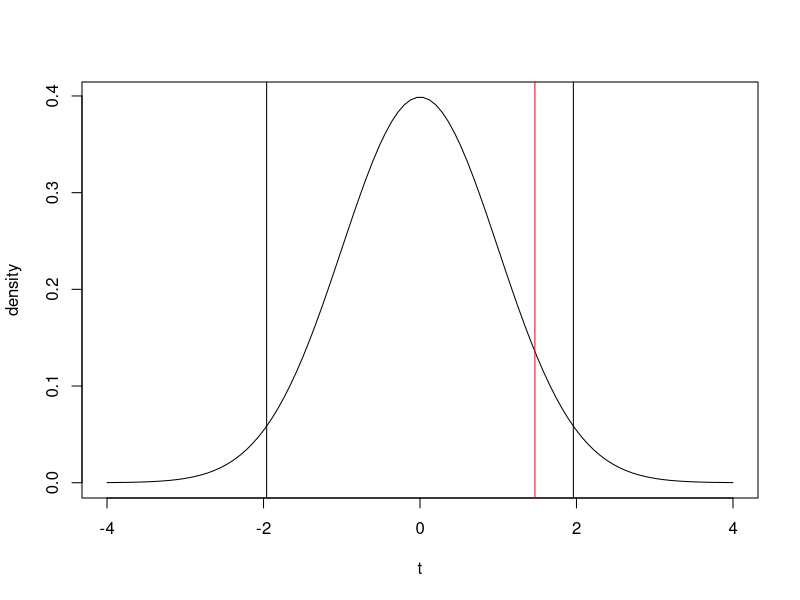
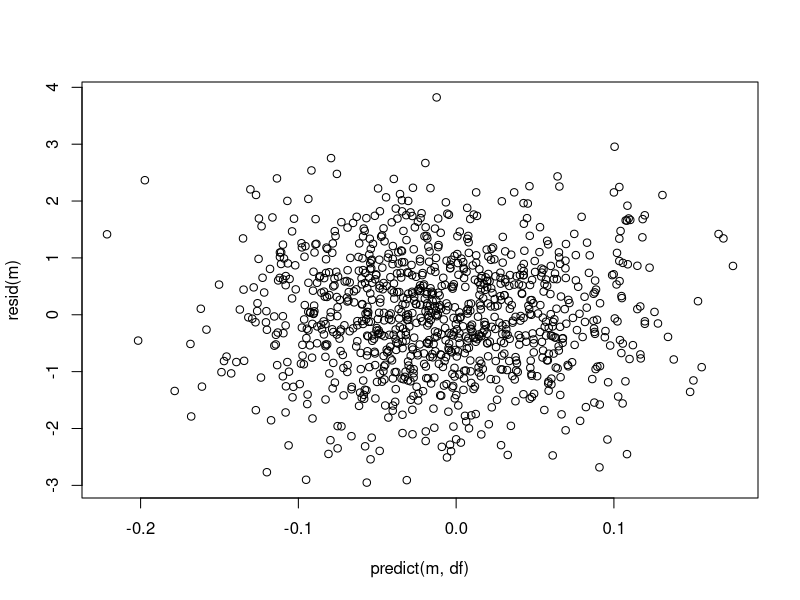
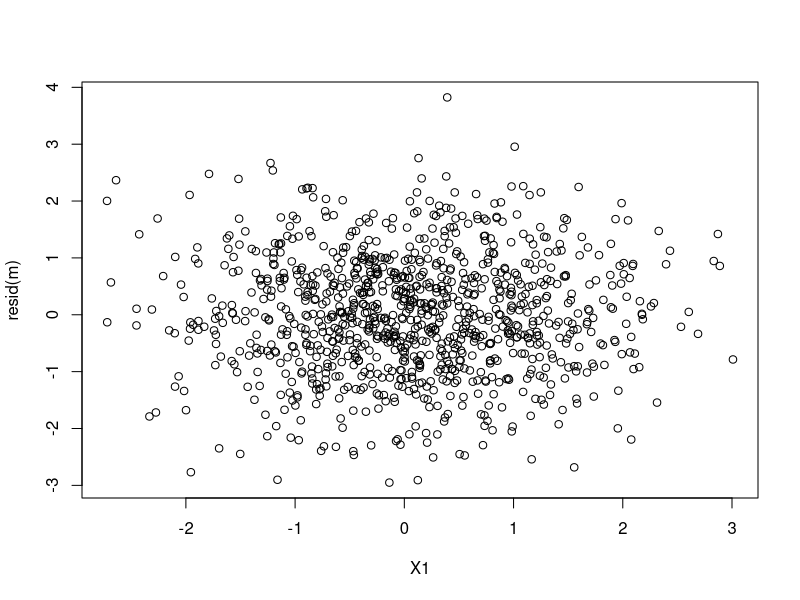
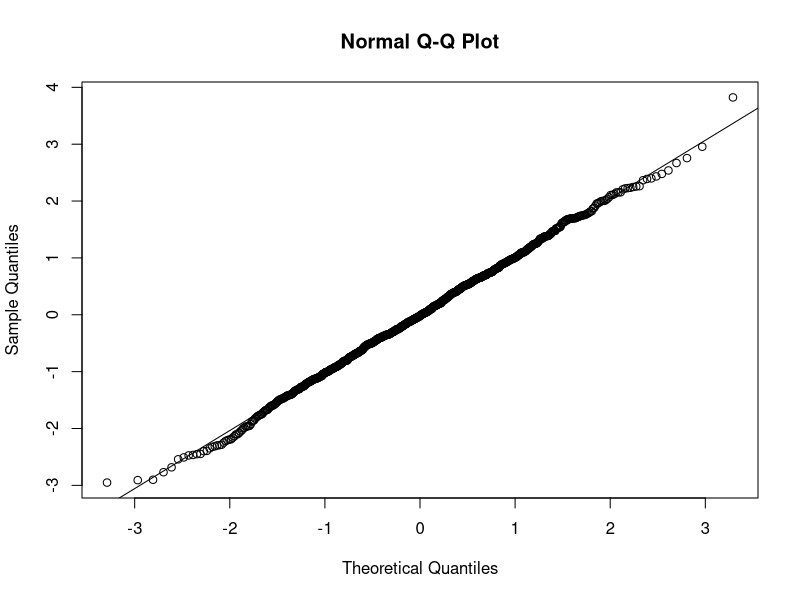
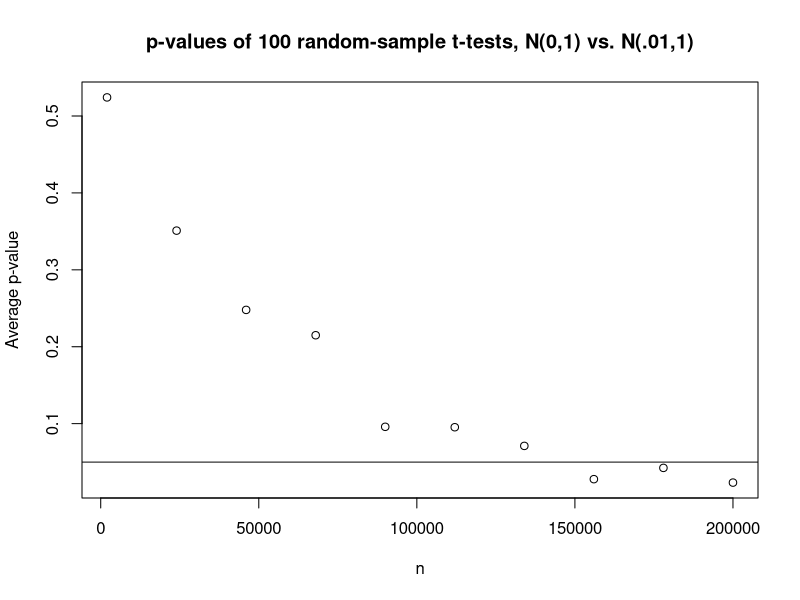

R code for these plots, in order:
## ---- chunk 1
knitr::opts_chunk$set(echo = TRUE)
## ---- chunk 2
set.seed(1)
y=rnorm(1000)
set.seed(2)
X1=rnorm(1000)
set.seed(3)
X2=rnorm(1000)
df = data.frame(y,X1, X2)
## ---- chunk 3
m = lm(y ~ X1+X2, df)
calc_std_err = summary(m)$sigma/(sd(X1)*sqrt((1000-1)*(1-summary(lm(X1 ~ X2, df))$r.squared)))
calc_t = summary(m)$coefficients[2,1]/calc_std_err

print(calc_std_err)
print(calc_t)
print(summary(m))
## ---- chunk 4
t = seq(-4,4,length=100)
density = dt(t, 1000-2-1)
plot(t, density, type='l')
abline(v=1.96)
abline(v=-1.96)
abline(v=calc_t, col='red')
## ---- chunk 5
summary(m)
## ---- chunk 6
plot(predict(m,df), resid(m))
## ---- chunk 7
plot(X1, resid(m))
## ---- chunk 8
qqnorm(resid(m))
qqline(resid(m))
## ---- chunk 9
num_reject = function(n=1000, m=1, a=.05){
  y=rnorm(n)
  df = data.frame(y)
  for( i in 1:m){
    x = rnorm(n)
    df = cbind(df, x)
  }
  colnames(df) = c('y', paste0('x', 1:m))
  sum(summary(lm(y ~ .-y, df))$coefficients[2:(m+1),4]<a)
}

rep_num_reject = function(n_rep=1, n=1000, m=1, a=.05){
  sum_sig = 0
  for(i in 1:n_rep){
    sum_sig = sum_sig + num_reject(n=n, m=m, a=a)
  }
  sum_sig
}

rep_num_reject(n_rep=100, n=100, m=1)
## ---- chunk 10
n_sig = rep_num_reject(n_rep=1000, n=1000, m=100)
n_sig/1000
## ---- chunk 11
get_ave_p = function(n){
  output = c()
  for(i in 1:100){
    output = append(output, 
                    t.test(rnorm(n,mean=.01), 
                           rnorm(n,mean=0))$p.value)
  }
  mean(output)
}

mean_p = c()
for(i in seq(2000,200000,length=10)){
  mean_p = append(
    mean_p, get_ave_p(i)
  )
}
plot(seq(2000,200000,length=10),mean_p,
     xlab='n', ylab='Average p-value',
     main='p-values of 100 random-sample t-tests, N(0,1) vs. N(.01,1)')
abline(h=.05)
